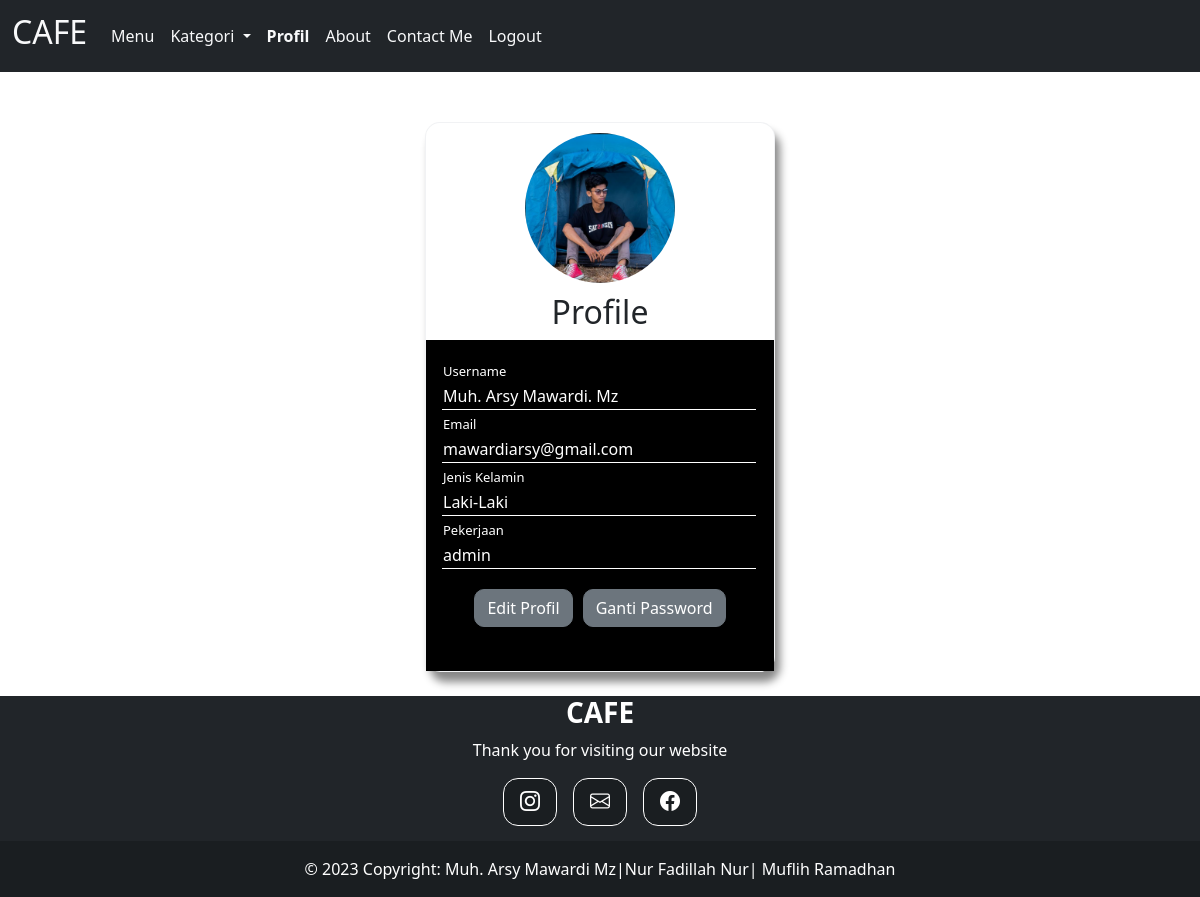
The page /user/indexprofil.php (signed in) on the database its author committed.
### tables this page shows
CREATE TABLE `user` (
  `id` varchar(30) NOT NULL,
  `username` varchar(50) NOT NULL,
  `email` varchar(50) NOT NULL,
  `jeniskelamin` enum('Laki-Laki','Perempuan','','') NOT NULL,
  `pekerjaan` varchar(50) NOT NULL,
  `password_user` varchar(50) NOT NULL,
  `thumbnail` varchar(255) NOT NULL,
  `level_user` varchar(15) NOT NULL
);

### user/indexprofil.php (the view, shortened to what this page needs)
<!DOCTYPE html>
<html lang="en">
<head>
     <link rel="stylesheet" href="../css/bootstrap.min.css">
     <link rel="stylesheet" href="https://cdn.jsdelivr.net/npm/bootstrap-icons@1.8.1/font/bootstrap-icons.css">
</head>
<body>
    <?php
   include "../koneksi.php";
   $query = mysqli_query($koneksi, "SELECT * FROM  user WHERE id='$_SESSION[id]'");
   $data = mysqli_fetch_array($query);
?>
  <nav class="navbar navbar-expand-lg navbar-light bg-dark ">
        <div class="container-fluid">
          <a class="navbar-brand text-light" href="#"><h2>CAFE</h2></a>
          <div class="collapse navbar-collapse" id="navbarNav">
            <ul class="navbar-nav justify-content-center">
              <li class="nav-item">
                <a class="nav-link text-light" href="indexuser.php">Menu</a>
              </li>
              <li class="nav-item dropdown">
               <a class="nav-link dropdown-toggle nav-link text-light" href="#" id="navbarDropdownMenuLink" role="button" data-bs-toggle="dropdown" aria-expanded="false">
               Kategori
          </a>
              </li>
              <li class="nav-item">
                <a class="nav-link text-light fw-bold" href="indexprofil.php">Profil</a>
              </li>
              <li class="nav-item">
                <a class="nav-link text-light" href="aboutpageuser.php">About</a>
              </li>
              <li class="nav-item">
                <a class="nav-link text-light" href="../contactpage.php">Contact Me</a>
              </li>
              <li class="nav-item">
                <a class="nav-link text-light" href="../logout.php">Logout</a>
              </li>
            </ul>
          </div>
        </div>
      </nav>
      <div class="container">
      <div class="card" style="height:550px; margin-top:50px;">
         <center> <img src="../images/<?= $data['thumbnail']?>"class="card-img-top" alt="" style="border-radius:50%; width:150px; height:150px; margin:10px;" ></center>
         <h2 style="text-align:center;">Profile</h2>
         <div class="card-body"style="border-top:1px solid black;background-color:black;">
          <table>
          <tr><td><label for="username" style="font-size:13px; color:white;">Username</label></td></tr>
          <tr><td name="username" id="username" style="border-bottom:1px solid white; width:100%; color:white;"><?= $data['username']?><td></tr>
          <tr><td><label for="email" style="font-size:13px; color:white;">Email</label></td></tr>
          <tr><td name="email"id="email" style="border-bottom:1px solid white; width:100%; color:white;"><?= $data['email']?><td></tr>
          <tr><td><label for="jk" style="font-size:13px; color:white;">Jenis Kelamin</label></td></tr>
          <tr><td name="jk"id="jk" style="border-bottom:1px solid white; width:100%; color:white;"><?= $data['jeniskelamin']?><td></tr>
          <tr><td><label for="pekerjaan" style="font-size:13px; color:white;">Pekerjaan</label></td></tr>
          <tr><td name="pekerjaan"id="pekerjaan" style="border-bottom:1px solid white; width:100%; color:white;"><?= $data['pekerjaan']?><td></tr>
        </table>
        <div class="text-center">
      <div class="btn-group" style="margin-top:20px;">
      <a href="editprofiluser.php?id=<?= $data['id'] ?>" class="btn btn-secondary" style="border-radius:10px;">Edit Profil</a>
      <a href="gantipassword.php?id=<?= $data['id'] ?>" class="btn btn-secondary" style="margin-left:10px;border-radius:10px;">Ganti Password</a>
      </div>
    </div>
  </div>
</div>
      </div>
   <br>
   <?php
include "../footer.php"
?>
</body>
</html>

### user/indexprofil.php (style rules this page uses)
.container { display: flex; justify-content: center; flex-direction: row; }
.card { box-shadow: 5px 10px 8px #888888; border-radius: 15px; border: 1px solid rgba(209, 213, 219, 0.3); width:350px; }

### rows shown on the page
user: thumbnail (picture), username "Muh. Arsy Mawardi. Mz", email "mawardiarsy@gmail.com", jeniskelamin "Laki-Laki", pekerjaan "admin"
